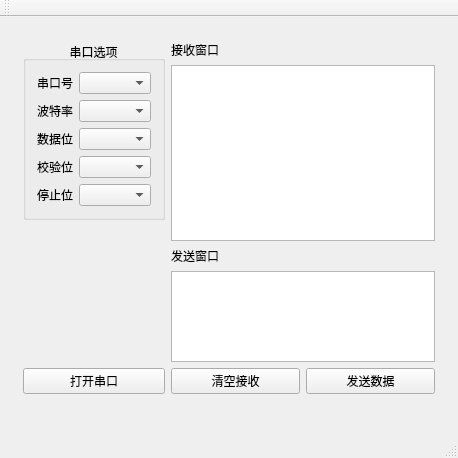
<?xml version="1.0" encoding="UTF-8"?>
<ui version="4.0">
 <class>MainWindow</class>
 <widget class="QMainWindow" name="MainWindow">
  <property name="geometry">
   <rect>
    <x>0</x>
    <y>0</y>
    <width>458</width>
    <height>458</height>
   </rect>
  </property>
  <property name="windowTitle">
   <string>串口工具1.1</string>
  </property>
  <widget class="QWidget" name="centralWidget">
   <widget class="QWidget" name="layoutWidget">
    <property name="geometry">
     <rect>
      <x>12</x>
      <y>13</y>
      <width>434</width>
      <height>375</height>
     </rect>
    </property>
    <layout class="QHBoxLayout" name="horizontalLayout_2">
     <item>
      <layout class="QVBoxLayout" name="verticalLayout">
       <item>
        <widget class="QGroupBox" name="groupBox">
         <property name="title">
          <string>串口选项</string>
         </property>
         <property name="alignment">
          <set>Qt::AlignCenter</set>
         </property>
         <layout class="QGridLayout" name="gridLayout_2">
          <item row="0" column="0">
           <layout class="QGridLayout" name="gridLayout">
            <item row="0" column="0">
             <widget class="QLabel" name="label">
              <property name="text">
               <string>串口号</string>
              </property>
             </widget>
            </item>
            <item row="0" column="1">
             <widget class="QComboBox" name="portNameBox"/>
            </item>
            <item row="1" column="0">
             <widget class="QLabel" name="label_2">
              <property name="text">
               <string>波特率</string>
              </property>
             </widget>
            </item>
            <item row="1" column="1">
             <widget class="QComboBox" name="baudRateBox"/>
            </item>
            <item row="2" column="0">
             <widget class="QLabel" name="label_3">
              <property name="text">
               <string>数据位</string>
              </property>
             </widget>
            </item>
            <item row="2" column="1">
             <widget class="QComboBox" name="dataBitsBox"/>
            </item>
            <item row="3" column="0">
             <widget class="QLabel" name="label_4">
              <property name="text">
               <string>校验位</string>
              </property>
             </widget>
            </item>
            <item row="3" column="1">
             <widget class="QComboBox" name="parityBox"/>
            </item>
            <item row="4" column="0">
             <widget class="QLabel" name="label_5">
              <property name="text">
               <string>停止位</string>
              </property>
             </widget>
            </item>
            <item row="4" column="1">
             <widget class="QComboBox" name="stopBitsBox"/>
            </item>
           </layout>
          </item>
         </layout>
        </widget>
       </item>
       <item>
        <spacer name="verticalSpacer">
         <property name="orientation">
          <enum>Qt::Vertical</enum>
         </property>
         <property name="sizeHint" stdset="0">
          <size>
           <width>20</width>
           <height>40</height>
          </size>
         </property>
        </spacer>
       </item>
       <item>
        <widget class="QPushButton" name="openButton">
         <property name="text">
          <string>打开串口</string>
         </property>
        </widget>
       </item>
      </layout>
     </item>
     <item>
      <layout class="QVBoxLayout" name="verticalLayout_2">
       <item>
        <widget class="QLabel" name="label_6">
         <property name="text">
          <string>接收窗口</string>
         </property>
        </widget>
       </item>
       <item>
        <widget class="QTextEdit" name="getEdit"/>
       </item>
       <item>
        <widget class="QLabel" name="label_7">
         <property name="text">
          <string>发送窗口</string>
         </property>
        </widget>
       </item>
       <item>
        <widget class="QTextEdit" name="sendEdit">
         <property name="sizePolicy">
          <sizepolicy hsizetype="Expanding" vsizetype="Fixed">
           <horstretch>0</horstretch>
           <verstretch>0</verstretch>
          </sizepolicy>
         </property>
         <property name="maximumSize">
          <size>
           <width>16777215</width>
           <height>91</height>
          </size>
         </property>
        </widget>
       </item>
       <item>
        <layout class="QHBoxLayout" name="horizontalLayout">
         <item>
          <widget class="QPushButton" name="clearButton">
           <property name="text">
            <string>清空接收</string>
           </property>
          </widget>
         </item>
         <item>
          <widget class="QPushButton" name="sendButton">
           <property name="text">
            <string>发送数据</string>
           </property>
          </widget>
         </item>
        </layout>
       </item>
      </layout>
     </item>
    </layout>
   </widget>
  </widget>
  <widget class="QMenuBar" name="menuBar">
   <property name="geometry">
    <rect>
     <x>0</x>
     <y>0</y>
     <width>458</width>
     <height>26</height>
    </rect>
   </property>
  </widget>
  <widget class="QToolBar" name="mainToolBar">
   <attribute name="toolBarArea">
    <enum>TopToolBarArea</enum>
   </attribute>
   <attribute name="toolBarBreak">
    <bool>false</bool>
   </attribute>
  </widget>
  <widget class="QStatusBar" name="statusBar"/>
 </widget>
 <layoutdefault spacing="6" margin="11"/>
 <resources/>
 <connections/>
</ui>
